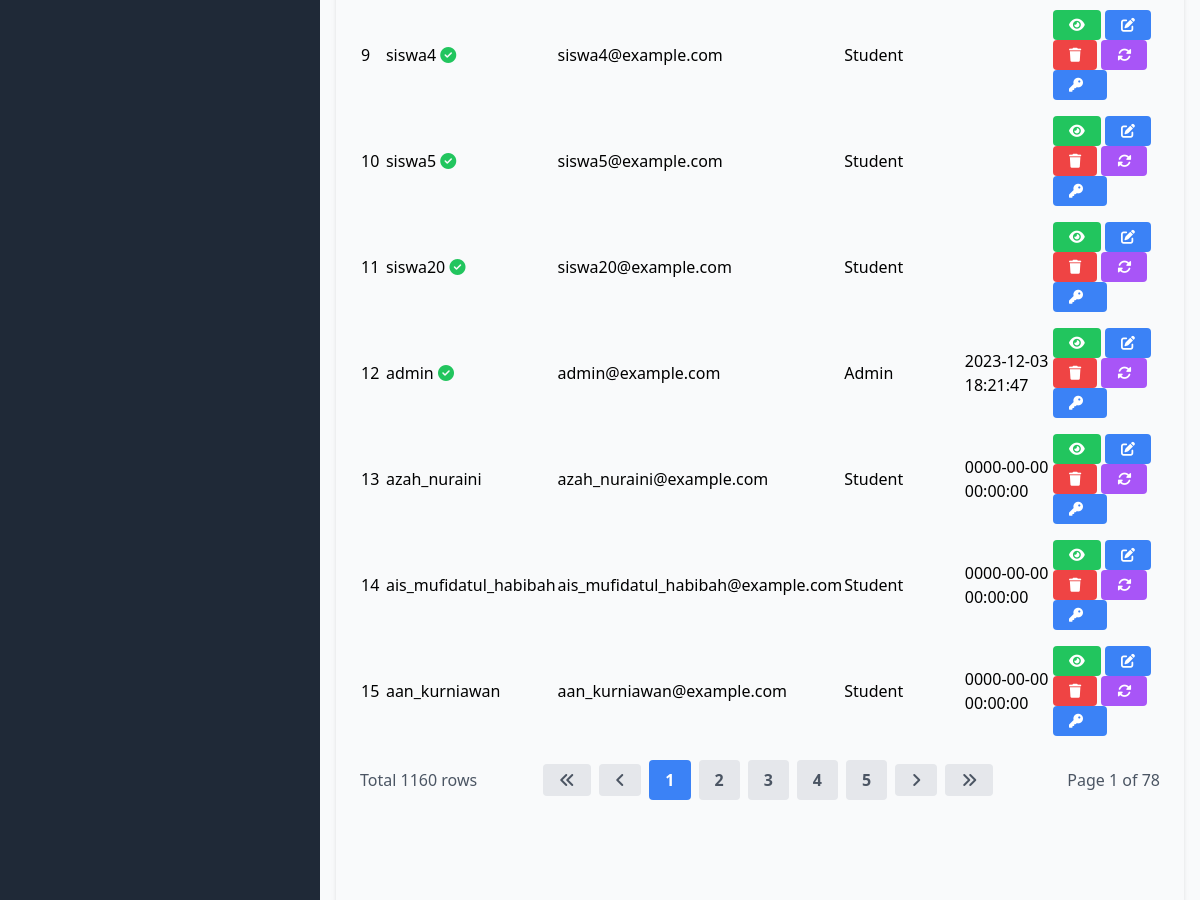
The app's page /manage_users/manage_users_list.php (middle part), older data.
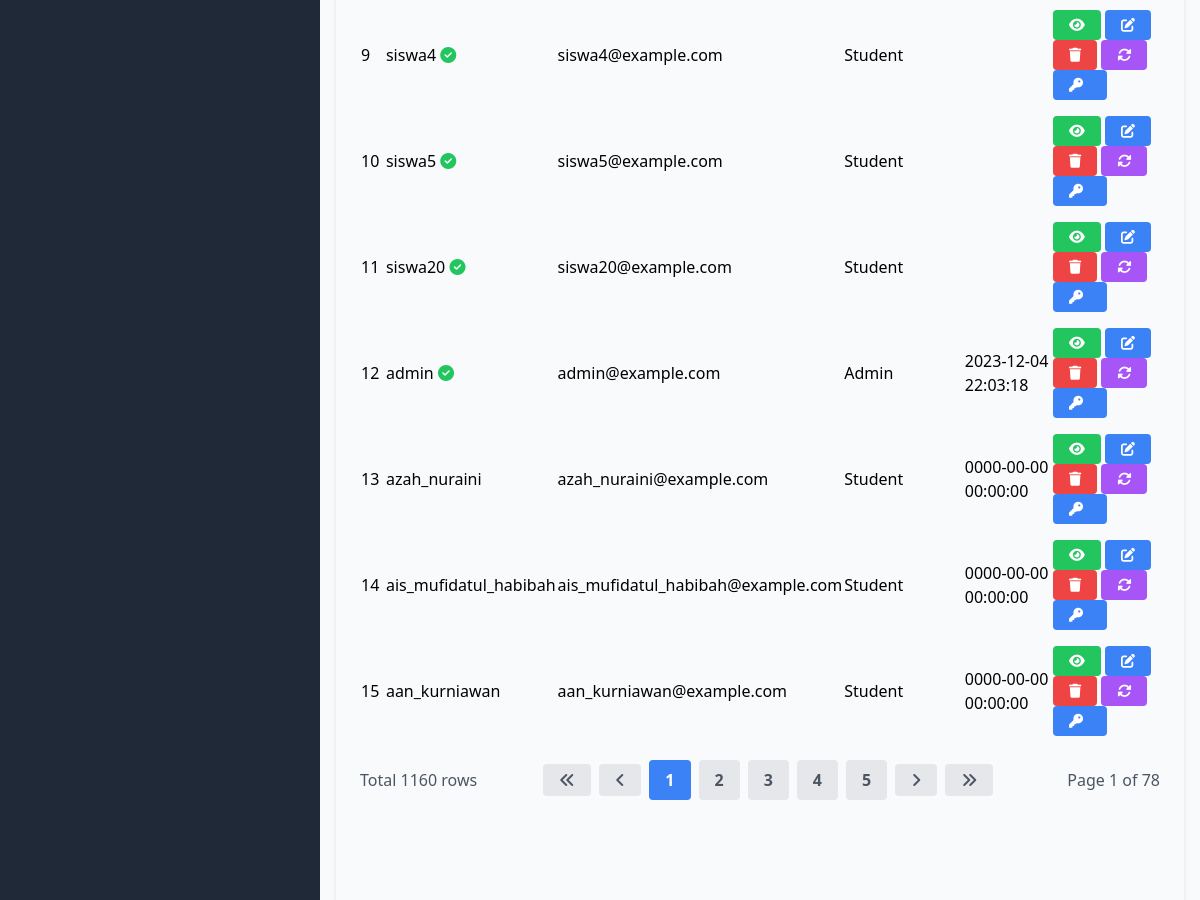
The same page, newer data.
### tables this page shows
CREATE TABLE `Users` (
  `UserID` int(11) NOT NULL,
  `Username` varchar(50) NOT NULL,
  `Password` varchar(255) NOT NULL,
  `Email` varchar(100) NOT NULL,
  `FullName` varchar(100) DEFAULT NULL,
  `DateOfBirth` date DEFAULT NULL,
  `Gender` varchar(10) DEFAULT NULL,
  `Address` text DEFAULT NULL,
  `PhoneNumber` varchar(20) DEFAULT NULL,
  `RoleID` int(11) DEFAULT NULL,
  `AccountCreationDate` timestamp NOT NULL DEFAULT current_timestamp() ON UPDATE current_timestamp(),
  `LastLogin` datetime DEFAULT NULL,
  `AccountStatus` varchar(20) DEFAULT NULL,
  `ProfilePictureURL` varchar(255) DEFAULT NULL,
  `ActivationStatus` varchar(20) DEFAULT NULL
);

CREATE TABLE `Roles` (
  `RoleID` int(11) NOT NULL,
  `RoleName` varchar(50) NOT NULL
);

### database/connection.php (called while the page is built, shortened)
<?php
$baseUrl = "http://localhost/final_project_imam_2023/";

### public/manage_users/manage_users_list.php (the view, shortened to what the changed rows need)
<?php
require_once('../../database/connection.php');
?>
<?php include_once('../components/header.php'); ?>
<div class="h-screen flex flex-col">
    <div class="flex-grow bg-gray-50 flex flex-row shadow-md">
        <main class=" bg-gray-50 flex flex-col flex-1 overflow-y-scroll h-screen flex-shrink-0 sc-hide pb-40">
            <div class="flex items-start justify-start p-6 shadow-md m-4 flex-1 flex-col">
                <div class="flex flex-col w-full">
                    <table class="min-w-full">
                        <tbody>
                            <?php
                            $searchTerm = isset($_GET['search']) ? $_GET['search'] : '';
                            $page = isset($_GET['page']) ? $_GET['page'] : 1;
                            $query = "SELECT u.UserID, u.Username, u.Email, r.RoleName, u.LastLogin, u.ActivationStatus FROM Users u
                                      LEFT JOIN Roles r ON u.RoleID = r.RoleID
                                      WHERE u.Username LIKE '%$searchTerm%' OR u.Email LIKE '%$searchTerm%'
                                      LIMIT 15 OFFSET " . ($page - 1) * 15;
                            $result = $conn->query($query);
                            $no = 1;
                            while ($row = $result->fetch_assoc()) {
                            ?>
                                <tr>
                                    <td class="py-2"><?php echo $no++; ?></td>
                                    <td class="py-2">
                                        <?php echo $row['Username']; ?>
                                        <?php
                                        if ($row['ActivationStatus'] == 'pending' || $row['ActivationStatus'] == NULL) {
                                            echo '<i class="fas fa-hourglass-half text-yellow-500"></i>';
                                        } elseif ($row['ActivationStatus'] == 'active') {
                                            echo '<i class="fas fa-check-circle text-green-500"></i>';
                                        } elseif ($row['ActivationStatus'] == 'disabled') {
                                            echo '<i class="fas fa-ban text-red-500"></i>';
                                        }
                                        ?>
                                    </td>
                                    <td class="py-2"><?php echo $row['Email']; ?></td>
                                    <td class="py-2"><?php echo $row['RoleName']; ?></td>
                                    <td class="py-2"><?php echo $row['LastLogin']; ?></td>
                                    <td class='py-2'>
                                        <a href="<?php echo $baseUrl; ?>public/manage_users/manage_users_detail.php?id=<?php echo $row['UserID'] ?>" class='bg-green-500 hover-bg-green-700 text-white font-bold py-2 px-4 rounded inline-flex items-center text-sm'>
                                            <i class='fas fa-eye'></i>
                                        </a>
                                        <a href="<?php echo $baseUrl; ?>public/manage_users/manage_users_update.php?id=<?php echo $row['UserID'] ?>" class='bg-blue-500 hover-bg-blue-700 text-white font-bold py-2 px-4 rounded inline-flex items-center text-sm'>
                                            <i class='fas fa-edit'></i>
                                        </a>
                                        <a href="#" onclick="confirmDelete(<?php echo $row['UserID']; ?>)" class='bg-red-500 hover-bg-red-700 text-white font-bold py-2 px-4 rounded inline-flex items-center text-sm'>
                                            <i class='fas fa-trash'></i>
                                        </a>
                                        <a href="#" onclick="confirmUpdateStatus(<?php echo $row['UserID']; ?>, '<?php echo $row['ActivationStatus']; ?>')" class='bg-purple-500 hover-bg-blue-700 text-white font-bold py-2 px-4 rounded inline-flex items-center text-sm'>
                                            <i class='fas fa-sync-alt'></i>
                                        </a>
                                        <a href="<?php echo $baseUrl; ?>public/manage_users/manage_users_reset_password.php?id=<?php echo $row['UserID']; ?>" class="bg-blue-500 hover-bg-blue-700 text-white font-bold py-2 px-4 rounded inline-flex items-center text-sm">
                                            <i class="fas fa-key mr-2"></i>
                                        </a>
                                    </td>
                                </tr>
                            <?php
                            }
                            ?>
                        </tbody>
                    </table>
                </div>
        </main>
    </div>
</div>
</body>
</html>

Row changes from the older to the newer data that the page shows:
changed users "admin": LastLogin "2023-12-03 18:21:47" → "2023-12-04 22:03:18"
